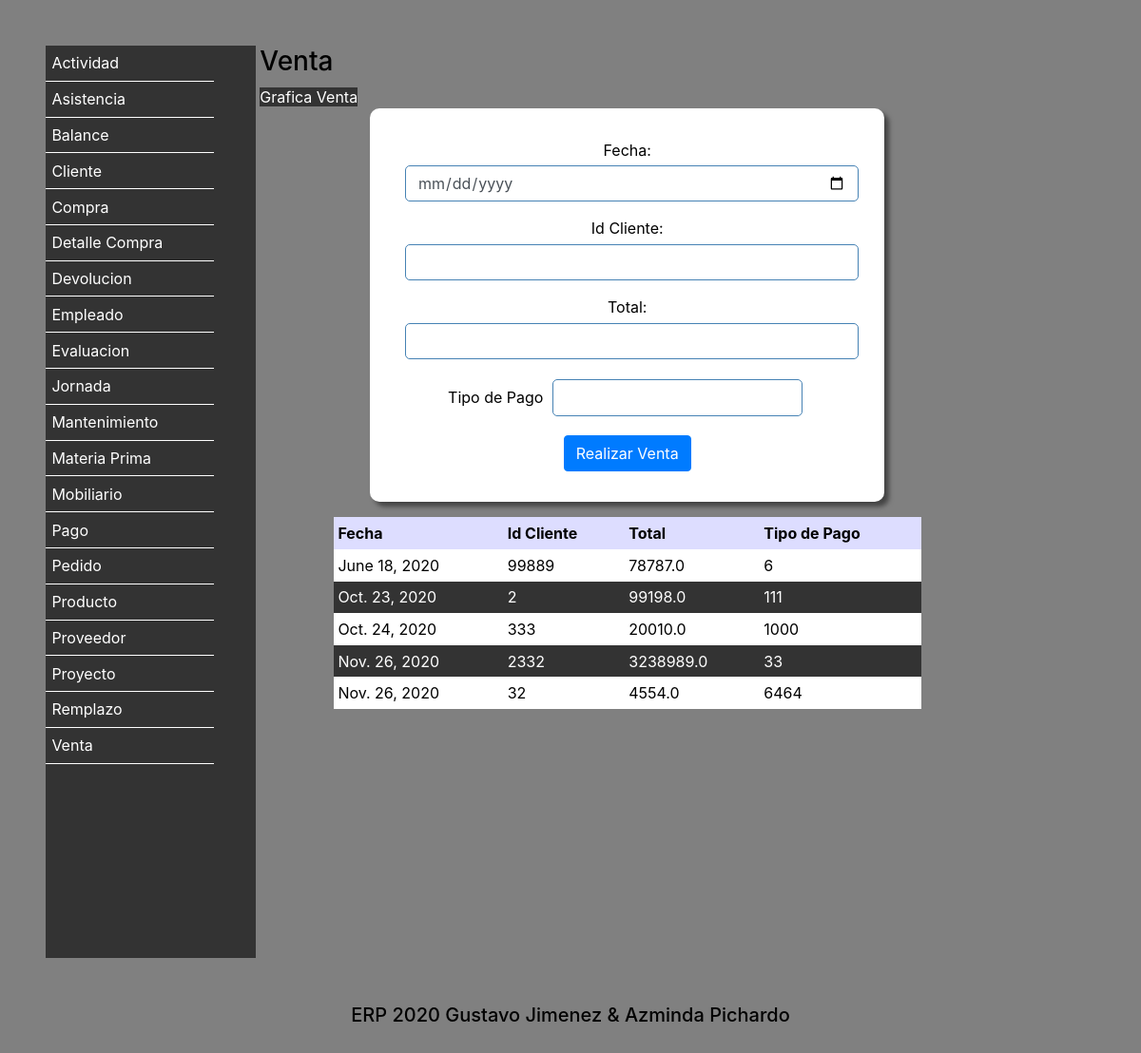
Page /Venta/ on the committed database.
### Vistas/models.py (models this page shows, shortened)
class Venta (models.Model):
    Fecha = models.DateField()
    IdCliente = models.IntegerField(default=0)
    Total = models.FloatField(default=0)
    TipoPago = models.IntegerField(default=0)
    class Meta:
        verbose_name = 'Venta'
        verbose_name_plural = 'Ventas'
        ordering = ['Fecha']

### Vistas/views.py (the view)
# urls.py: path('Venta/',views.MenuVenta),
def MenuVenta(request):
    if request.POST:
        objeto = Venta()
        objeto.Fecha = request.POST["Fecha"]
        objeto.IdCliente = request.POST["IdCliente"]
        objeto.Total = request.POST["Total"]
        objeto.TipoPago = request.POST["TipoPago"]
        objeto.save()
        ventas = Venta.objects.all()
        return render(request,"Venta.html",{"agregado":"si","ventas":ventas})
    else:
        ventas = Venta.objects.all()
        return render(request,"Venta.html",{"ventas":ventas})

### Vistas/Templates/Venta.html (shortened to what this page needs)
<!DOCTYPE html>
<html lang="es">
  <head>
    {% include "Encabezado.html" %}
  </head>
  <body>
      {% include "menu.html" %}
<section>
    <h3>Venta</h3>
    <a href="/GraficaVenta/">Grafica Venta</a>
    <form action="" method="post">
    <div class="form-group">
      Fecha:<input type="date" name="Fecha" class="form-control">
    </div>
    <div class="form-group">
      Id Cliente: <input type="text" name="IdCliente" class="form-control">
    </div>
    <div class="form-group">
      Total: <input type="number" name="Total" class="form-control">
    </div>
    <div class="form-group">
      Tipo de Pago <input type="text" name="TipoPago" class="form- control">
    </div>
    <button type="submit" class="btn btn-primary"> Realizar Venta </button>
  </form>
<table>
    <tr>
      <th>Fecha</th>
      <th>Id Cliente</th>
      <th>Total</th>
      <th>Tipo de Pago</th>
    </tr>
      {% for fila in ventas %}
    <tr>
      <td>{{ fila.Fecha}}</td>
      <td>{{ fila.IdCliente}}</td>
      <td>{{ fila.Total}}</td>
      <td>{{ fila.TipoPago}}</td>
    </tr>
      {% endfor %}
</table>
</section>
  {% include "Pie.html" %}
  </body>
</html>

### Vistas/Templates/static/Estilos.css (style rules this page uses)
* { border: 0; margin: 0; padding: 0; }
body { background: #808080; color: black; padding: 3rem; }
form { background-color: white; border-radius: 10px; box-shadow: 5px 5px 5px #444; color: black; margin: 0 auto; padding: 2em; text-align: center; width: 70%; }
input { font-size: 1em; margin: 0.3rem; padding: 0.4rem; }
input[type="text"],input[type="password"],input[type="date"],input[type="number"],input[type="email"],input[type="tel"] { border: 1px solid steelblue; border-radius: 5px; }
section { display: inline-block; vertical-align: top; width: 70%; }
table { margin: 1em auto; width: 80%; }
th { background-color: #ddf; color: black; padding: 0.3em; }
td { padding: 0.3em; }
tr:nth-child(odd) { background-color: #333; color: white; }
tr:nth-child(even) { background-color: white; color: black; }
a { background-color: #333; color: white; }

### Vistas/Templates/static/Imprimir.css (style rules this page uses)
* { -webkit-print-color-adjust: exact; }
nav,form,input,a { display: none; }
section { width: 100%; }

### rows in the picture
Venta: Fecha "June 18, 2020", IdCliente "99889", Total "78787.0", TipoPago "6"
Venta: Fecha "Oct. 23, 2020", IdCliente "2", Total "99198.0", TipoPago "111"
Venta: Fecha "Oct. 24, 2020", IdCliente "333", Total "20010.0", TipoPago "1000"
Venta: Fecha "Nov. 26, 2020", IdCliente "2332", Total "3238989.0", TipoPago "33"
Venta: Fecha "Nov. 26, 2020", IdCliente "32", Total "4554.0", TipoPago "6464"
